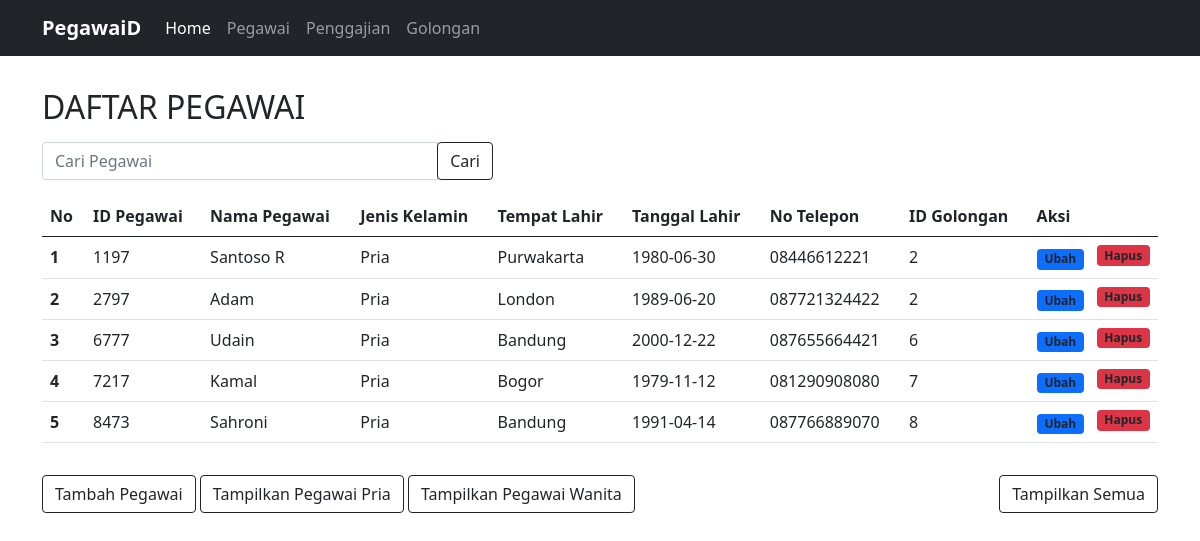
Page /index.php/pegawai/tampil_laki on the committed database.
### tables this page shows
CREATE TABLE `pegawai` (
  `id_pegawai` int(4) NOT NULL AUTO_INCREMENT,
  `nama_pegawai` varchar(50) NOT NULL,
  `jenis_kelamin` enum('Pria','Wanita') NOT NULL,
  `tempat_lahir` varchar(50) NOT NULL,
  `tanggal_lahir` date NOT NULL,
  `no_telepon` varchar(13) DEFAULT NULL,
  `id_golongan` int(4) NOT NULL,
  PRIMARY KEY (`id_pegawai`),
  KEY `id_golongan` (`id_golongan`),
  CONSTRAINT `pegawai_ibfk_1` FOREIGN KEY (`id_golongan`) REFERENCES `golongan` (`id_golongan`) ON DELETE CASCADE ON UPDATE CASCADE
);

### application/controllers/Pegawai.php (called while the page is built, shortened)
<?php
class Pegawai extends CI_Controller
{
    public function __construct()
    {
        $this->load->model('Pegawai_model');
        $this->load->library('form_validation');
    }
    public function tampil_laki()
    {
        $this->load->model('Pegawai_model', 'pegawai');
        $data['pegawailk'] = $this->pegawai->getPegawaiLk();
        $data['judul'] = 'Pengelolaan Pegawai';
        $this->load->view('templates/header', $data);
        $this->load->view('pegawai/tampillaki', $data);
        $this->load->view('templates/footer');
    }
}

### index.php (called while the page is built, shortened)
<?php
require_once BASEPATH.'core/CodeIgniter.php';

### application/models/Pegawai_model.php (called while the page is built, shortened)
<?php
class Pegawai_model extends CI_Model
{
    public function getPegawaiLk()
    {
        $keyword = 'Pria';
        $this->db->or_like('jenis_kelamin', $keyword);
        return $this->db->get('pegawai')->result_array();
    }
}

### application/views/pegawai/tampillaki.php (the view, shortened to what this page needs)
<div class="container">
    <div class="row mt-3">
        <div class="col-md-12">
            <h2>
                <div class="title mt-3">
                    DAFTAR PEGAWAI
                </div>
            </h2>
            <div class="row mt-3">
                <div class="col-md-5">
                    <form action="" method="post">
                        <div class="input-group mb-3">
                            <input type="text" class="form-control" placeholder="Cari Pegawai" name="keyword">
                            <div class="input-group-append">
                                <button class="btn btn-outline-dark" type="submit">Cari</button>
                            </div>
                        </div>
                    </form>
                </div>
            </div>
            <table class="table">
                <thead class="table">
                    <tr>
                        <th scope="col">No</th>
                        <th scope="col">ID Pegawai</th>
                        <th scope="col">Nama Pegawai</th>
                        <th scope="col">Jenis Kelamin</th>
                        <th scope="col">Tempat Lahir</th>
                        <th scope="col">Tanggal Lahir</th>
                        <th scope="col">No Telepon</th>
                        <th scope="col">ID Golongan</th>
                        <th scope="col">Aksi</th>
                    </tr>
                </thead>
                <tbody>
                    <?php
                    $i = 1;
                    foreach ($pegawailk as $peg) :
                    ?>
                        <tr>
                            <th scope="row"><?= $i++; ?></th>
                            <td><?= $peg['id_pegawai'] ?></td>
                            <td><?= $peg['nama_pegawai'] ?></td>
                            <td><?= $peg['jenis_kelamin'] ?></td>
                            <td><?= $peg['tempat_lahir'] ?></td>
                            <td><?= $peg['tanggal_lahir'] ?></td>
                            <td><?= $peg['no_telepon'] ?></td>
                            <td><?= $peg['id_golongan'] ?></td>
                            <td><a href="<?= base_url(); ?>pegawai/ubah/<?= $peg['id_pegawai']; ?>"><span class="badge bg-primary text-dark">Ubah</span></a>
                                <a href="<?= base_url(); ?>pegawai/hapus/<?= $peg['id_pegawai']; ?>" onclick="return confirm('Yakin?');"><span class="badge bg-danger text-dark float-end">Hapus</span></a>
                            </td>
                        </tr>
                    <?php endforeach ?>
                </tbody>
            </table>
        </div>
    </div>
    <div class="row mt-3">
        <div class="col">
            <a href="<?= base_url('') ?>pegawai/tambah" class="btn btn-outline-dark">Tambah Pegawai</a>
            <a href="<?= base_url(); ?>pegawai/tampil_laki" class="btn btn-outline-dark">Tampilkan Pegawai Pria</a>
            <a href="<?= base_url(); ?>pegawai/tampil_wanita" class="btn btn-outline-dark">Tampilkan Pegawai Wanita</a>
            <a href="<?= base_url(); ?>pegawai" class="btn btn-outline-dark float-end">Tampilkan Semua</a>
        </div>
    </div>
</div>

### rows in the picture
pegawai: id_pegawai "1197", nama_pegawai "Santoso R", jenis_kelamin "Pria", tempat_lahir "Purwakarta", tanggal_lahir "1980-06-30", no_telepon "08446612221", id_golongan "2"
pegawai: id_pegawai "2797", nama_pegawai "Adam", jenis_kelamin "Pria", tempat_lahir "London", tanggal_lahir "1989-06-20", no_telepon "087721324422", id_golongan "2"
pegawai: id_pegawai "6777", nama_pegawai "Udain", jenis_kelamin "Pria", tempat_lahir "Bandung", tanggal_lahir "2000-12-22", no_telepon "087655664421", id_golongan "6"
pegawai: id_pegawai "7217", nama_pegawai "Kamal", jenis_kelamin "Pria", tempat_lahir "Bogor", tanggal_lahir "1979-11-12", no_telepon "081290908080", id_golongan "7"
pegawai: id_pegawai "8473", nama_pegawai "Sahroni", jenis_kelamin "Pria", tempat_lahir "Bandung", tanggal_lahir "1991-04-14", no_telepon "087766889070", id_golongan "8"
